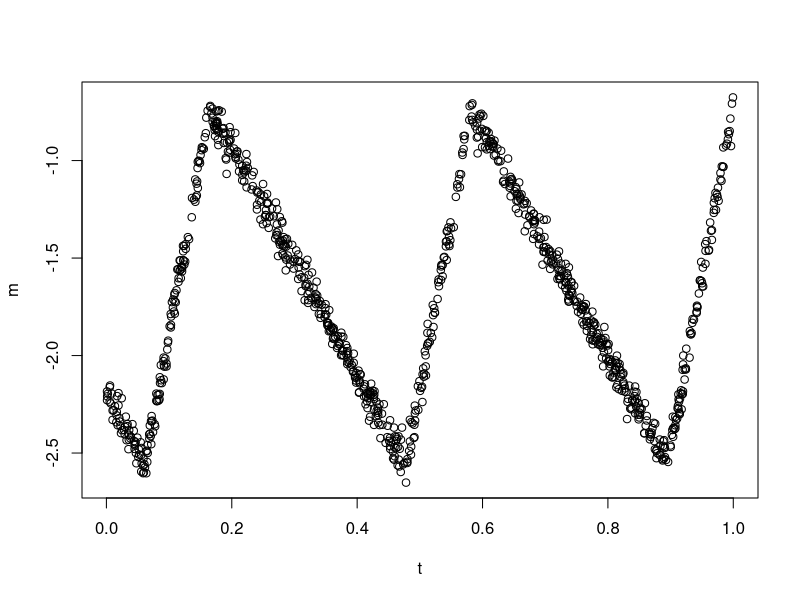
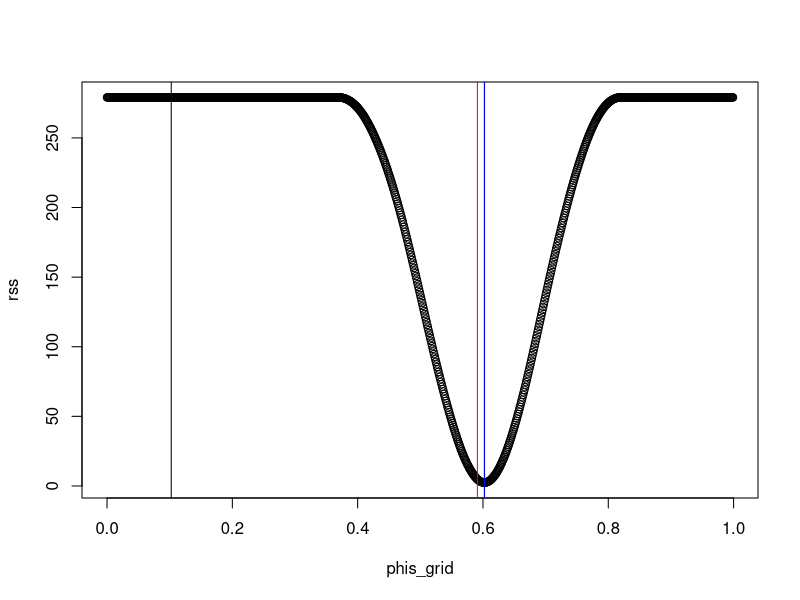

Generate these figures, in order, with R:
### compare newton method to grid search
### for estimating phase, amplitude, and mean

rm(list=ls())
library(scales)

Saw <- function(t,cc=0.75){
    ## returns sawtooth evaluated at t
    t <- t %% 1
    return(((-2/cc)*t + 1)*(t < cc) + ((2/(1-cc))*t - (1+cc)/(1-cc))*(t >= cc))
}

SawPrime <- function(t,cc=0.75){
    ## returns derivative of sawtooth evaluated at t
    t <- t %% 1
    return((-2/cc)*(t < cc) + ((2/(1-cc))*(t >= cc)))
}

## ComputeRss <- function(m,t,phi,omega){
##     X <- cbind(1,Saw(omega*t+phi))
##     B <- t(X)%*%X
##     d <- t(X)%*%m
##     z <- solve(B,d)
##     ##z[2] <- max(z[2],0)
##     return(m - X%*%z)
## }

ComputeRss <- function(m,t,phi,omega){
    X <- cbind(1,Saw(omega*t+phi))
    B <- t(X)%*%X
    d <- t(X)%*%m
    z <- solve(B,d)
    if(z[2] < 0){
        e <- c(0,1)
        q <- solve(B,e)
        z <- z - q*(sum(e*z)/sum(e*q))
    }
    return(m - X%*%z)
}



NewtonUpdate <- function(m,t,params,omega){
    beta0 <- params[1]
    amp <- params[2]
    phi <- params[3]
    gp <- SawPrime(omega*t+phi)
    g <- Saw(omega*t+phi)
    X <- cbind(1,g)
    Hul <- 2*t(X)%*%X
    Hlr <- 2*amp^2*sum(gp*gp)
    Hoff <- c(2*amp*sum(gp),-2*sum((m-beta0)*gp)+4*amp*sum(g*gp))
    h <- rbind(cbind(Hul,Hoff),c(Hoff,Hlr))
    theta <- matrix(c(beta0,amp),nrow=2)
    dgdtheta <- 2*t(X)%*%X%*%theta - 2*t(X)%*%matrix(m,nrow=length(m))
    dgdphi <- -2*amp*sum((m-beta0)*gp) + 2*amp^2*sum(g*gp)
    del <- matrix(c(dgdtheta,dgdphi),nrow=3)
    params <- params - solve(h)%*%del
    params[3] <- params[3] %% 1
    params[2] <- max(0,params[2]) ## amplitude must be positive
    return(params)
}

## construct data
n <- 1000
e.sd <- 0.05
t <- runif(n)
phi <- runif(1)
amp <- rchisq(1,30)/30
beta <- rnorm(1)
omega <- 2.4
m <- amp*Saw(omega*t+phi) + beta + rnorm(n,mean=0,sd=e.sd)
plot(t,m)




## grid search to estimate omega and phase, closed for solution for beta0 and amp
N <- 1000
phis_grid <- (0:(N-1))/N
tm <- proc.time()
##m.resid <- vapply(phis_grid,function(x){lm(m~Saw(omega_grid[ii]*t+x))$residuals},rep(0,length(t)))
m.resid <- vapply(phis_grid,function(x){ComputeRss(m,t,x,omega)},rep(0,length(t))) ## faster not using lm
rss <- colSums(m.resid^2)
proc.time() - tm
plot(phis_grid,rss)
abline(v=phi,col="black")
abline(v=(phi+.5) %% 1,col="black")

#### Newton optimization
NN <- 5
phis <- matrix(0,nrow=NN,ncol=3)
phis[1,] <- c(0,1,runif(1))
tm <- proc.time()
for(jj in 1:(NN-1)){
    phis[jj+1,] <- NewtonUpdate(m,t,phis[jj,],omega)
}
proc.time() - tm
abline(v=phis[1,3],col="red")
abline(v=phis[NN,3],col="blue")


